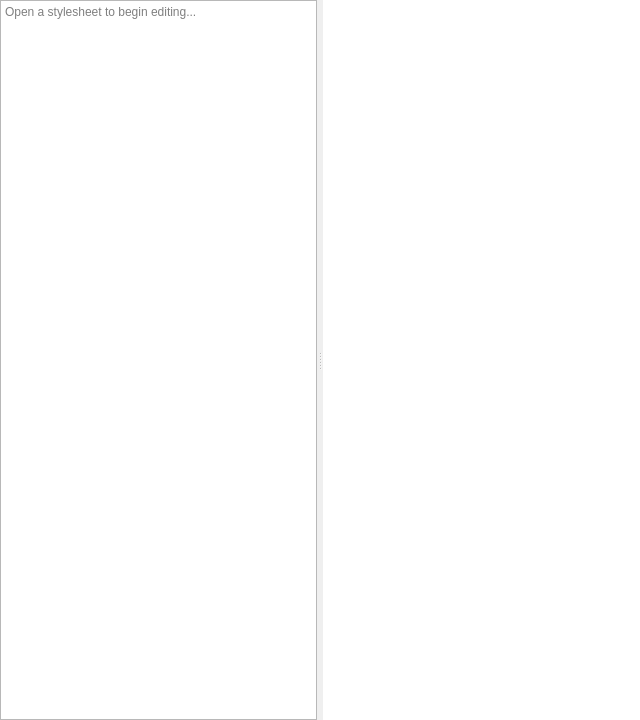
<?xml version="1.0" encoding="UTF-8"?>
<ui version="4.0">
 <class>CSSEditor</class>
 <widget class="QWidget" name="CSSEditor">
  <property name="geometry">
   <rect>
    <x>0</x>
    <y>0</y>
    <width>640</width>
    <height>720</height>
   </rect>
  </property>
  <property name="windowTitle">
   <string>CSS Editor</string>
  </property>
  <layout class="QVBoxLayout" name="verticalLayout">
   <property name="spacing">
    <number>0</number>
   </property>
   <property name="leftMargin">
    <number>0</number>
   </property>
   <property name="topMargin">
    <number>0</number>
   </property>
   <property name="rightMargin">
    <number>0</number>
   </property>
  <property name="bottomMargin">
    <number>0</number>
   </property>
   <item>
    <widget class="QSplitter" name="splitter">
     <property name="orientation">
      <enum>Qt::Horizontal</enum>
     </property>
     <property name="handleWidth">
      <number>6</number>
     </property>
     <widget class="QPlainTextEdit" name="cssPlainTextEdit">
      <property name="placeholderText">
       <string>Open a stylesheet to begin editing...</string>
      </property>
     </widget>
     <widget class="QGraphicsView" name="styleGraphView">
      <property name="minimumSize">
       <size>
        <width>0</width>
        <height>220</height>
       </size>
      </property>
      <property name="frameShape">
       <enum>QFrame::NoFrame</enum>
      </property>
      <property name="renderHint">
       <set>QPainter::Antialiasing</set>
      </property>
     </widget>
    </widget>
   </item>
  </layout>
 </widget>
 <resources/>
 <connections/>
</ui>
